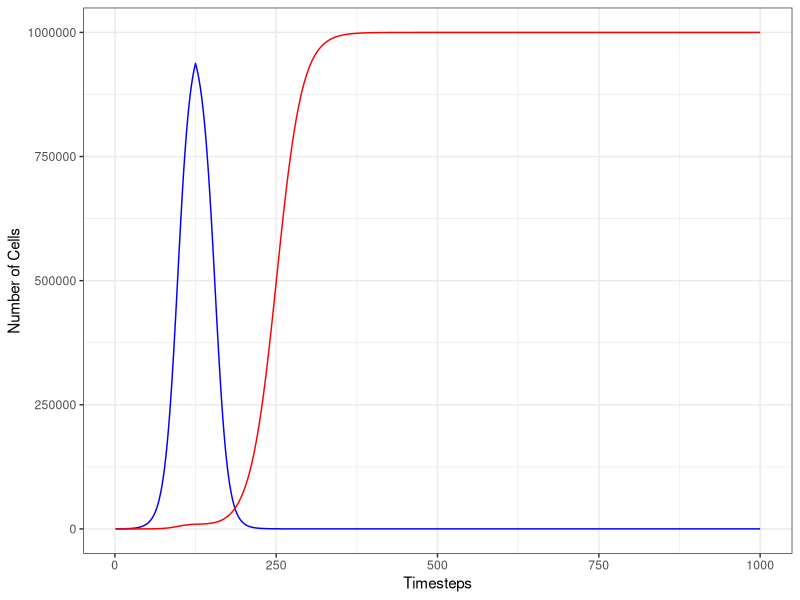
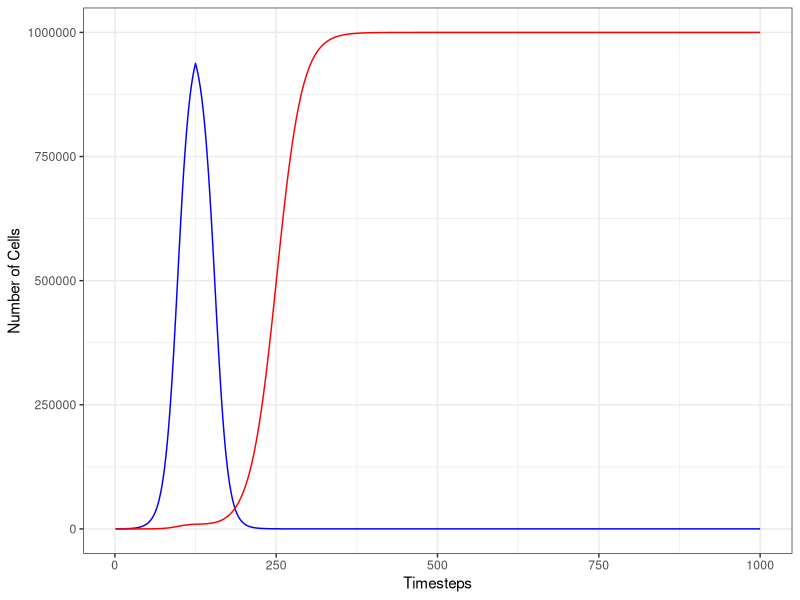

Source code (R) for these figures, in order:
### Exercise_10

setwd("/Users/Samantha/Documents/5_5th-Year/Biocomputing/Exercises/Exercise_10/ICB2019_Exercise10/")

## In this exercise, you will use a population model to investigate evolution of drug
## resistance in tumors. 

## Imagine a cancer cell in a tumor that spontaneously exhibited a mutation that confers
## drug resistance. The mutation does not have any positive or begative effects on growth
## rate of that sub-population when the cancer drug is absent. However, when the cancer
## drug is present, the mutant sub-population grows at 50% of its growth rate in the absence
## of the drug and the non-mutant sub-population declines rapidly. 

# The model we will use to represent the growth of the two sub-populations is this:

  # N(t+1) = Nt + rN(Nt)(1-(Nt+Mt)/K)
  # M(t+1) = Mt + rM(Mt)(1-(Nt+Mt)/K)

# Assume in the absence of the cancer drug that the cells grow at a rate of 0.1 per 
# day (rN = rM = 0.1) and the carrying capacity (K) of the tumor is one million cells.
# The mutation of a single cell occured early in the tumor growth and when it occured
# there were 100 total cells in the tumor. Drug treatment of non-mutant cells results
# in a negative growth rate of -0.1.

## Generate a script that simulates growth of the two-sub populations in the tumor to
## equilibrium followed by drug treatment. Plot your results using a line graph. 

  # Set parameters

  timesteps = 1000 

## Simulation for Cell Population Growth
  
tumorSim <- function(N0=99,M0 = 1, rN= 0.1, rM = 0.1, K=1000000, timesteps=1000){ # Parameters from problem statement)
  Nt = numeric(length=timesteps) # Creates empty vectors for normal and mutant population
  Nt[1]=N0 # First value in the vector is the initial value 
  Mt = numeric(length=timesteps)
  Mt[1]=M0
  
  for(t in 1:(timesteps-1)){
    if (t >= 125){ # The population reaches carrying capacity around timestep 125; drug treatment starts here
      rN=-0.1 # Change growth rates after drug treatment
      rM= 0.1*.5
      Nt[t+1]= Nt[t] + rN*Nt[t]*(1-((Nt[t]+Mt[t])/K))
      Mt[t+1]= Mt[t] + rM*Mt[t]*(1-((Nt[t]+Mt[t])/K))
    }else { # Growth before drug treatment
      Nt[t+1]= Nt[t] + rN*Nt[t]*(1-((Nt[t]+Mt[t])/K))
      Mt[t+1]= Mt[t] + rM*Mt[t]*(1-((Nt[t]+Mt[t])/K))
    }
  }
  popOut <- data.frame(time=1:timesteps) # Create dataframe to store population data
  popOut$Nt <- Nt # Normal cells
  popOut$Mt <- Mt # Mutant cells
  return(popOut)
}

popOut <- tumorSim() # Run simulation
 
library(ggplot2) # Load ggplot tool


## Plot the two population numbers over time 

ggplot() + geom_line(popOut, mapping = aes(x = time, y = Nt), color = 'blue') +
  geom_line(popOut, mapping = aes(x = time, y = Mt), color = 'red') + 
  xlab("Timesteps") + ylab("Number of Cells") + theme_bw()

ggsave("tumorSimPlot.jpg", last_plot())
